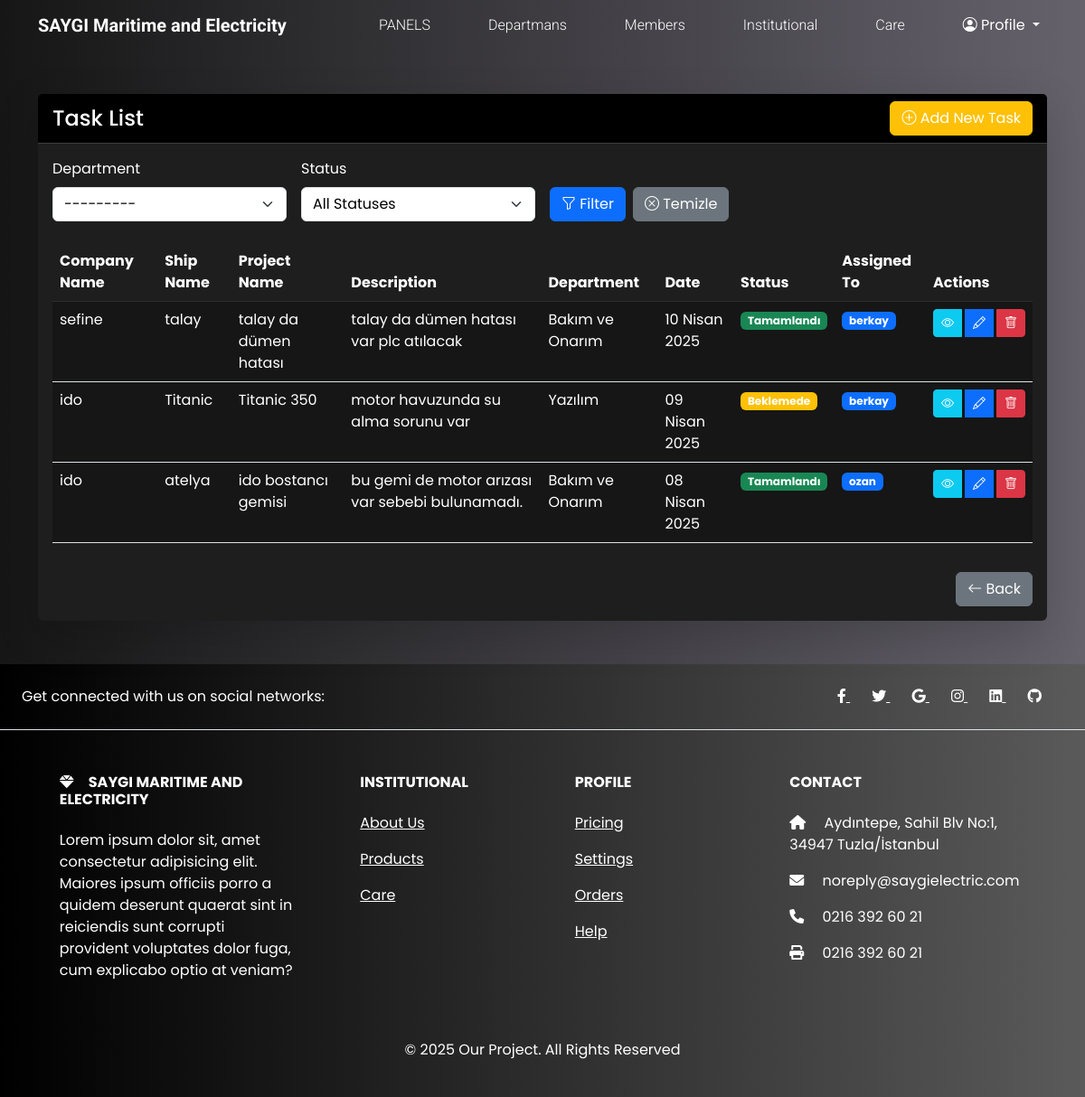
/tasks/ (signed in), run on an earlier commit of the app's database.
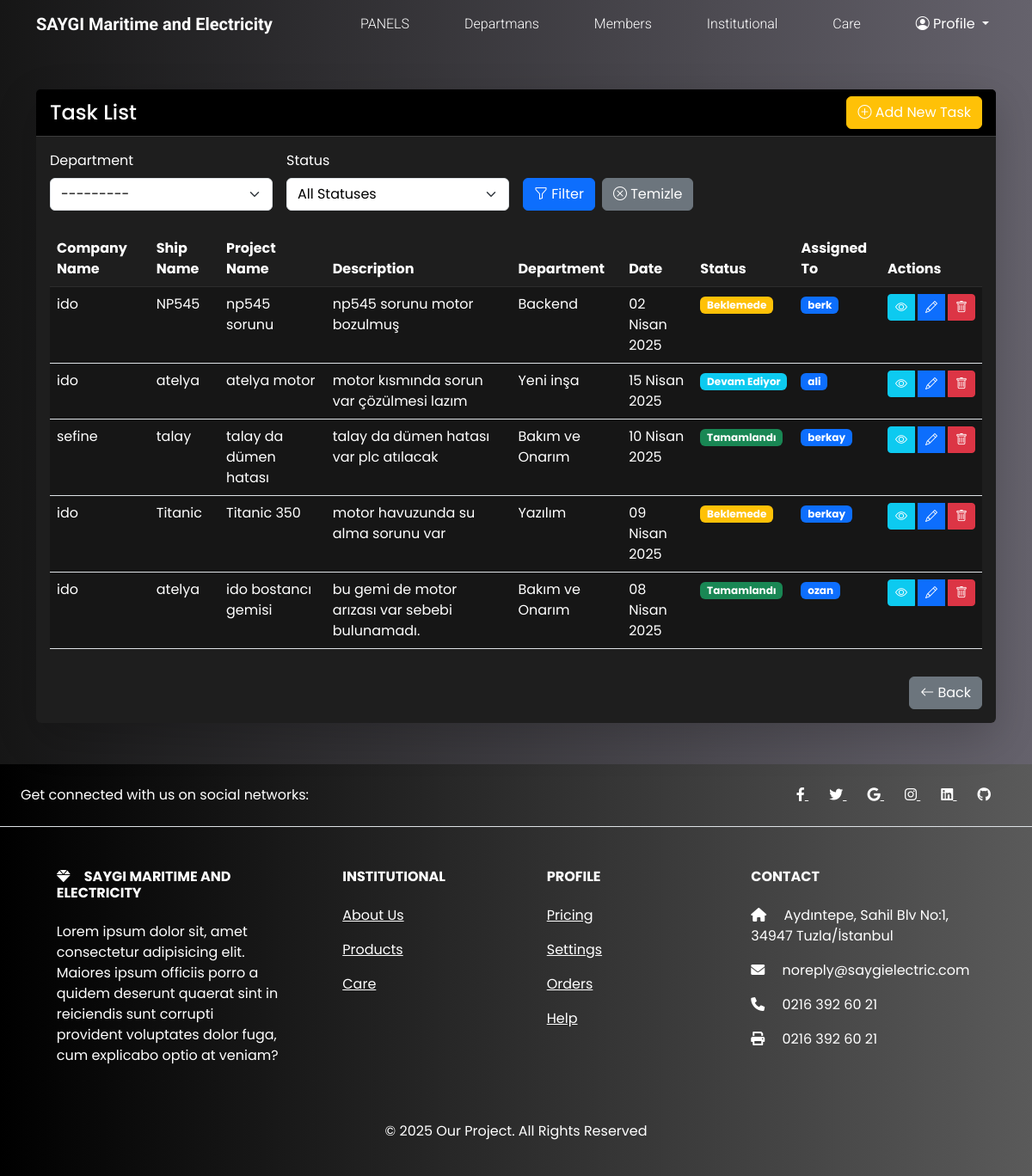
And on a later commit of the database.
### jobs/models.py (models this page shows, shortened)
class Department(models.Model):
    name = models.CharField(_("Departman Adı"), max_length=50, unique=True)
    code = models.CharField(_("Departman Kodu"), max_length=20, unique=True)
    created_at = models.DateTimeField(auto_now_add=True)
    updated_at = models.DateTimeField(auto_now=True)
    def __str__(self):
        return self.name
    class Meta:
        verbose_name = _("Departman")
        verbose_name_plural = _("Departmanlar")
        ordering = ["name"]

class Task(models.Model):
    STATUS_CHOICES = [
        ("beklemede", "Beklemede"),
        ("devam_ediyor", "Devam Ediyor"),
        ("tamamlandi", "Tamamlandı"),
        ("iptal", "İptal"),
        ("ertelendi", "Ertelendi"),
    ]
    company_name = models.CharField(_("Şirket Adı"), max_length=255, null=True, blank=True)
    ship_name = models.CharField(_("Gemi Adı"), max_length=255, null=True, blank=True)
    company_representative = models.CharField(_("Şirket Temsilcisi"), max_length=255, null=True, blank=True)
    project_name = models.CharField(_("Proje Adı"), max_length=255)
    description = models.TextField(_("Açıklama"))
    date = models.DateField(_("Tarih"))
    finished_date = models.DateField(_("Bitiş Tarihi"))
    status = models.CharField(_("Durum"), max_length=20, choices=STATUS_CHOICES, default="beklemede")
    department = models.ForeignKey(Department, on_delete=models.SET_NULL, null=True, blank=True, verbose_name=_("Departman"))
    assigned_to = models.ManyToManyField(CustomUser, related_name="assigned_tasks")
    transactions_made = models.TextField(_("Yapılan İşlemler"), null=True, blank=True)
    created_at = models.DateTimeField(auto_now_add=True)
    created_by = models.ForeignKey(CustomUser, on_delete=models.CASCADE, related_name="created_tasks")
    is_read = models.ManyToManyField(CustomUser, related_name="read_tasks", blank=True)

class CustomUser(AbstractUser):
    YETKI_CHOICES = [
        ("yetki1", "Tam Yetki"),
        ("yetki2", "Yüksek Yetki"),
        ("yetki3", "Orta Yetki"),
        ("yetki4", "Düşük Yetki"),
        ("yetki5", "Sınırlı Yetki"),
    ]
    phone_number = models.CharField(
        _("Telefon Numarası"), max_length=15, blank=True, null=True
    )
    department = models.ForeignKey(
        "Department",
        on_delete=models.SET_NULL,
        null=True,
        blank=True,
        verbose_name=_("Departman"),
    )
    yetki = models.CharField(
        _("Yetki Seviyesi"), max_length=10, choices=YETKI_CHOICES, default="yetki5"
    )

### jobs/views.py (the view)
# urls.py: path("tasks/", views.task_list, name="task_list"),
@login_required
def task_list(request):
    department = request.GET.get("department", "")
    status = request.GET.get("status", "")
    assigned_to = request.GET.get("assigned_to", "")
    if request.user.is_superuser:
        tasks = Task.objects.all()
    else:
        tasks = Task.objects.filter(assigned_to=request.user)
    if department:
        tasks = tasks.filter(department=department)
    if status:
        tasks = tasks.filter(status=status)
    if assigned_to:
        tasks = tasks.filter(assigned_to__id=assigned_to)
    tasks = tasks.order_by("-created_at")
    users = CustomUser.objects.all()
    form = TaskForm()
    context = {
        "tasks": tasks,
        "users": users,
        "selected_department": department,
        "selected_status": status,
        "selected_assigned_to": assigned_to,
        "form": form,  # Form nesnesini context'e ekle
    }
    return render(request, "tasks/list.html", context)

### jobs/templates/tasks/list.html (shortened to what the changed rows need)
{% extends "base.html" %}
{% load i18n %}
{% load static %}
{% block content %}
    <div class="container my-5">
        <div class="row">
            <div class="col-12">
                <div class="card border-0 shadow-lg">
                    <div class="card-body">
                        <form method="get" class="mb-4">
                            <div class="row g-3">
                                <div class="col-md-3">
                                    <label for="department" class="form-label">{% trans "Department" %}</label>
                                    <select name="department" id="department" class="form-select">
                                        {% for value, label in form.department.field.choices %}
                                            <option value="{{ value }}"
                                                    {% if selected_department == value %}selected{% endif %}>
                                                {{ label }}
                                            </option>
                                        {% endfor %}
                                    </select>
                                </div>
                            </div>
                        </form>
                        <div class="table-responsive">
                            <table class="table table-hover">
                                <thead class="table-dark">
                                    <tr>
                                        <th>{% trans "Company Name" %}</th>
                                        <th>{% trans "Ship Name" %}</th>
                                        <th>{% trans "Project Name" %}</th>
                                        <th>{% trans "Description" %}</th>
                                        <th>{% trans "Department" %}</th>
                                        <th>{% trans "Date" %}</th>
                                        <th>{% trans "Status" %}</th>
                                        <th>{% trans "Assigned To" %}</th>
                                        {% if user.is_superuser %}
                                            <th>{% trans "Actions" %}</th>
                                        {% endif %}
                                    </tr>
                                </thead>
                                <tbody>
                                    {% for task in tasks %}
                                        <tr>
                                            <td>{{ task.company_name }}</td>
                                            <td>{{ task.ship_name }}</td>
                                            <td>{{ task.project_name }}</td>
                                            <td>{{ task.description|truncatewords:20 }}</td>
                                            <td>{{ task.department.name }}</td>
                                            <td>{{ task.date }}</td>
                                            <td>
                                                <span class="badge {% if task.status == 'beklemede' %}bg-warning {% elif task.status == 'devam_ediyor' %}bg-info {% elif task.status == 'tamamlandi' %}bg-success {% elif task.status == 'iptal' %}bg-danger {% else %}bg-secondary{% endif %}">
                                                    {{ task.get_status_display }}
                                                </span>
                                            </td>
                                            <td>
                                                {% for user in task.assigned_to.all %}<span class="badge bg-primary me-1">{{ user.username }}</span>{% endfor %}
                                            </td>
                                            <td>
                                                <div class="btn-group">
                                                    <a href="{% url 'task_view' task.id %}" class="btn btn-sm btn-info me-1">
                                                        <i class="bi bi-eye"></i>
                                                    </a>
                                                    <a href="{% url 'task_edit' task.id %}" class="btn btn-sm btn-primary me-1">
                                                        <i class="bi bi-pencil"></i>
                                                    </a>
                                                    {% if user.is_superuser or user.yetki in "yetki1,yetki2" %}
                                                        <button type="button"
                                                                class="btn btn-sm btn-danger"
                                                                data-bs-toggle="modal"
                                                                data-bs-target="#deleteModal{{ task.id }}">
                                                            <i class="bi bi-trash"></i>
                                                        </button>
                                                    {% endif %}
                                                </div>
                                            </td>
                                        </tr>
                                    {% endfor %}
                                </tbody>
                            </table>
                        </div>
                    </div>
                </div>
            </div>
        </div>
    </div>
{% endblock content %}

What changed in the data, as far as the page shows it:
added Task: company_name "ido", ship_name "NP545", project_name "np545 sorunu", description "np545 sorunu motor bozulmuş", department.name "Backend", date "02 Nisan 2025", status "Beklemede"
added CustomUser: username "berk", shown under "ido"
added Task: company_name "ido", ship_name "atelya", project_name "atelya motor", description "motor kısmında sorun var çözülmesi lazım", department.name "Yeni inşa", date "15 Nisan 2025", status "Devam Ediyor"
added CustomUser: username "ali", shown under "ido"
